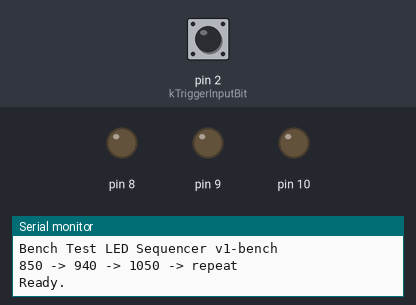
A sketch run on a simulated Arduino Uno, built with avr-gcc and run on an emulated ATmega328P. Shown: output pins drawn as LEDs (lit = HIGH), the last lines printed to the serial monitor. The inputs (shaded band) are chosen by the test bench; at power-on: pin 2 (kTriggerInputBit) LOW.

Above: at 1.2 s.
1.3 s: pin 2 (kTriggerInputBit) driven HIGH
At 2.4 s:
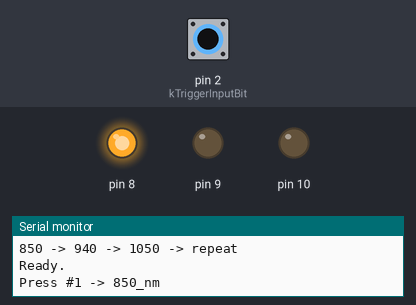
2.8 s: pin 2 (kTriggerInputBit) driven LOW
At 3.5 s:
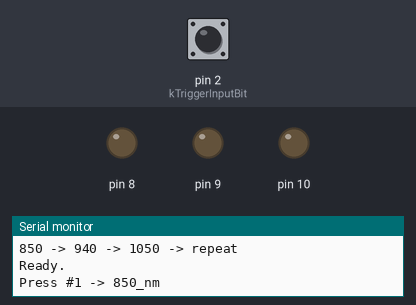
4.3 s: pin 2 (kTriggerInputBit) driven HIGH
At 4.7 s:
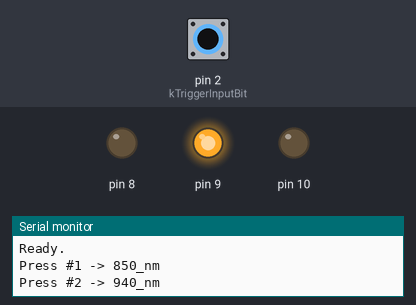
5.8 s: pin 2 (kTriggerInputBit) pulsed LOW 2 times (0.12 s each, 0.3 s apart)
At 6.01 s:
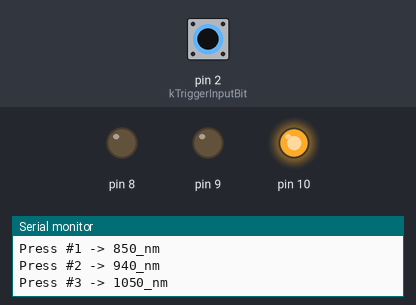
Timing chart, 0 to 8.8 s (numbered marks = the images above; inputs shaded):
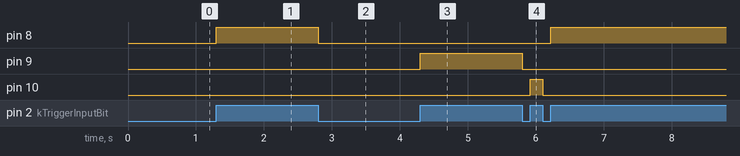

The sketch:

bench_test_sequencer.ino
```cpp
// (licence header left out)
#include "src/bench_test_sequencer.h"

void setup() {
    sequencer_setup();
}

void loop() {
    sequencer_loop();
}
```

bench_test_sequencer.cpp
```cpp
// (licence header left out)
#include "bench_test_sequencer.h"

#include <Arduino.h>
#include <avr/io.h>
#include <avr/interrupt.h>
#include <stdint.h>

// ── Hardware register aliases ───────────────────────────────────────────
#define LED_TRIGGER_PORT    PORTB
#define LED_TRIGGER_DDR     DDRB
#define TRIGGER_INPUT_PINS  PIND
#define TRIGGER_INPUT_DDR   DDRD

// ── Build-time options ──────────────────────────────────────────────────
#ifndef DEBOUNCE_US
#define DEBOUNCE_US 5000UL
#endif

#ifndef SERIAL_BANNER
#define SERIAL_BANNER 1
#endif

// ── Pin & channel definitions ───────────────────────────────────────────
static constexpr uint8_t kNumChannels = 3;
static constexpr uint8_t kTriggerInputBit = PD2;
static constexpr uint8_t kChannelOutputBits[kNumChannels] = {_BV(PB0), _BV(PB1), _BV(PB2) };
static constexpr uint8_t kAllChannelBits = _BV(PB0) | _BV(PB1) | _BV(PB2);
static const char* const kChannelNames[kNumChannels] = {"850_nm", "940_nm", "1050_nm"};

// ── Runtime state (shared with ISR) ─────────────────────────────────────
volatile uint8_t g_nextChannelIndex = 0;
volatile unsigned long g_lastAcceptedEdgeUs = 0;
volatile uint8_t g_triggerCount = 0;

// ── Helpers ─────────────────────────────────────────────────────────────
static inline void allChannelsOff() {
    LED_TRIGGER_PORT &= static_cast<uint8_t>(~kAllChannelBits);
}

static inline void setActiveChannel(uint8_t channel) {
    allChannelsOff();
    LED_TRIGGER_PORT |= kChannelOutputBits[channel];
}

static inline uint8_t advanceChannel(uint8_t channel) {
    channel++;
    return (channel >= kNumChannels) ? 0 : channel;
}

static inline uint8_t previousChannel(uint8_t channel) {
    return (channel == 0) ? (kNumChannels - 1) : (channel - 1);
}

static inline void configurePins() {
    LED_TRIGGER_DDR |= kAllChannelBits;
    TRIGGER_INPUT_DDR &= static_cast<uint8_t>(~_BV(kTriggerInputBit));
}

static inline void configureButtonInterrupt() {
    EIFR = _BV(INTF0);
    EICRA = _BV(ISC00);
    EIMSK |= _BV(INT0);
}

// ── INT0 ISR — fires on any logic change on D2 ──────────────────────────
ISR(INT0_vect) {
#if DEBOUNCE_US > 0
    unsigned long nowUs = micros();
    if (nowUs - g_lastAcceptedEdgeUs < DEBOUNCE_US) {
        return;
    }
    g_lastAcceptedEdgeUs = nowUs;
#endif

    uint8_t channel = g_nextChannelIndex;
    bool triggerIsHigh = (TRIGGER_INPUT_PINS & _BV(kTriggerInputBit)) != 0;

    if (triggerIsHigh) {
        setActiveChannel(channel);
        g_nextChannelIndex = advanceChannel(channel);
        g_triggerCount++;
    } else {
        allChannelsOff();
    }
}

// ── Public API ───────────────────────────────────────────────────────────
void sequencer_setup() {
    cli();
    allChannelsOff();
    configurePins();
    configureButtonInterrupt();
    sei();

#if SERIAL_BANNER
    Serial.begin(115200);
    Serial.println();
    Serial.println(F("Bench Test LED Sequencer v1-bench"));
    Serial.println(F("850 -> 940 -> 1050 -> repeat"));
    Serial.println(F("Ready."));
    Serial.println();
#endif
}

void sequencer_loop() {
#if SERIAL_BANNER
    static uint8_t lastReported = 0;

    cli();
    uint8_t count = g_triggerCount;
    uint8_t next = g_nextChannelIndex;
    sei();

    if (count != lastReported) {
        lastReported = count;
        uint8_t fired = previousChannel(next);

        Serial.print(F("Press #"));
        Serial.print(count);
        Serial.print(F(" -> "));
        Serial.println(kChannelNames[fired]);
    }
#endif
}
```

bench_test_sequencer.h
```cpp
// (licence header left out)
#ifndef BENCH_TEST_SEQUENCER_SEQUENCER_H
#define BENCH_TEST_SEQUENCER_SEQUENCER_H

void sequencer_setup();
void sequencer_loop();

#endif  // BENCH_TEST_SEQUENCER_SEQUENCER_H
```

Measured:
- after the input at 1.3 s, pin 8: LOW → HIGH at once
- after the input at 2.8 s, pin 8: HIGH → LOW at once
- after the input at 4.3 s, pin 9: LOW → HIGH at once
- after the input at 5.8 s, pin 8: LOW → HIGH after 0.42 s; pin 9: HIGH → LOW at once; pin 10: LOW → HIGH after 0.12 s, → LOW 0.18 s later
